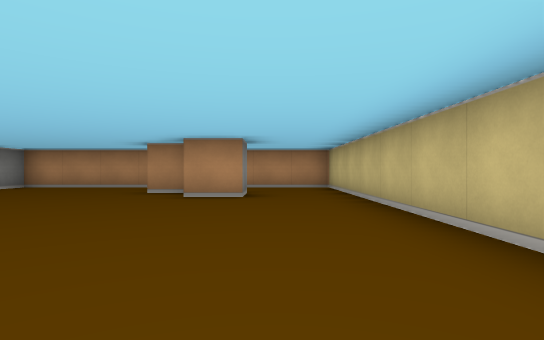
[1] (above)

13 first-person views from a walk through a cub3D ray-caster map. The camera is about half as high as the walls, looks level and sees 80° across. The floor is counted in squares. Each view is taken from the middle of a square. On the plan, view 1 faces up. The plan holds only what a view shows up to about 9 squares ahead; the rest is blank.

[2]
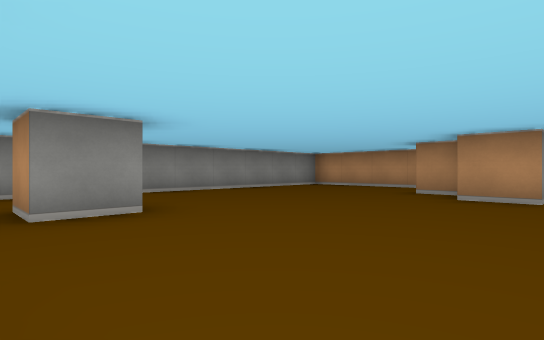

[3]
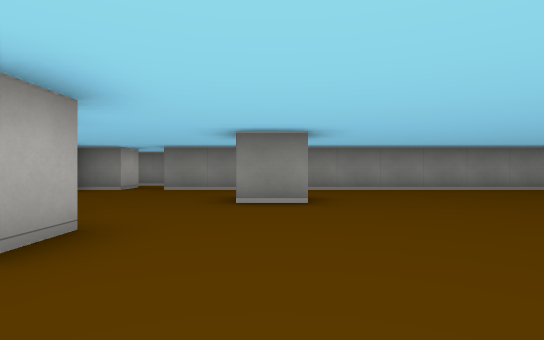

[4]
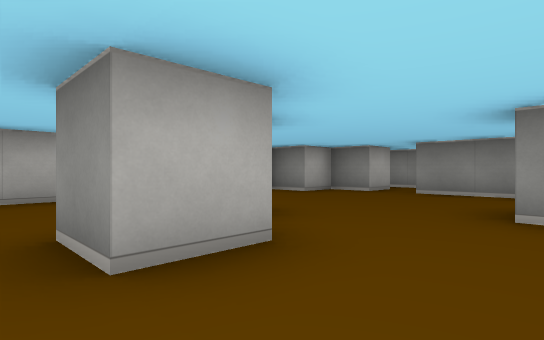

[5]
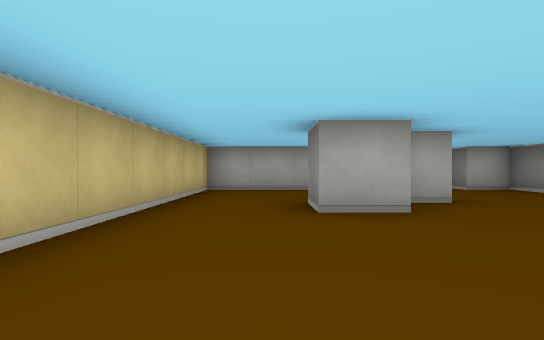

[6]
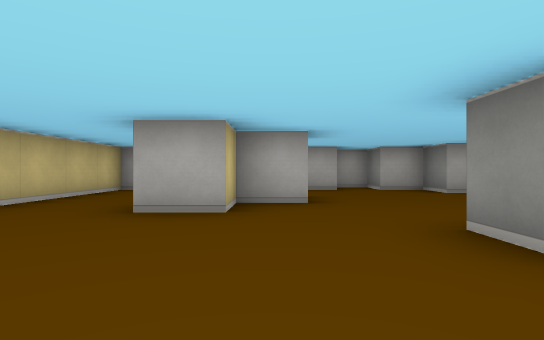

[7]
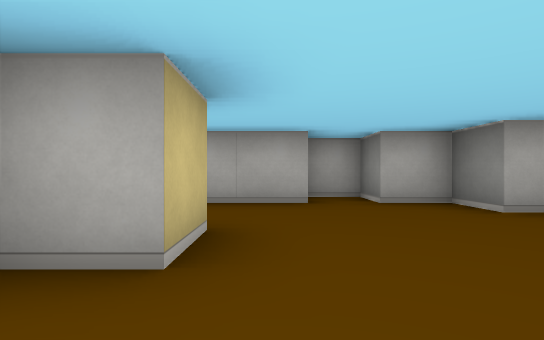

[8]
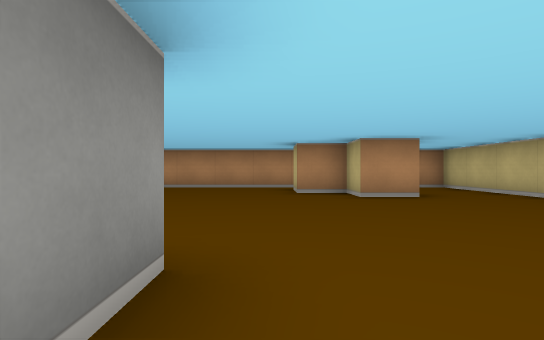

[9]
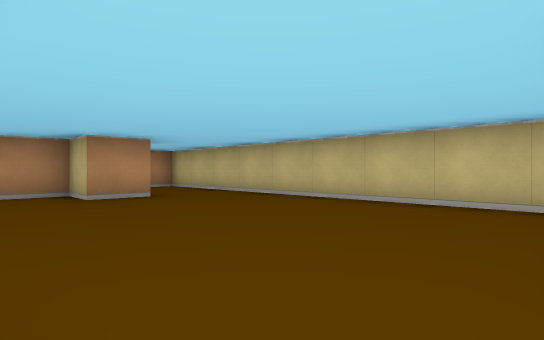

[10]
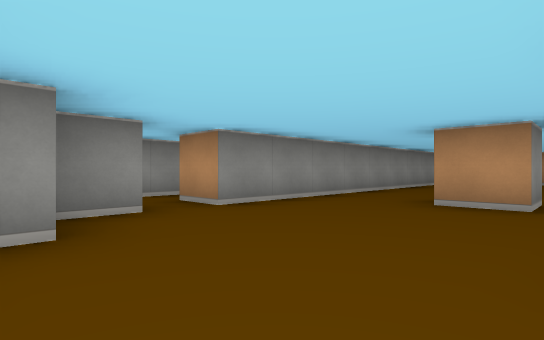

[11]
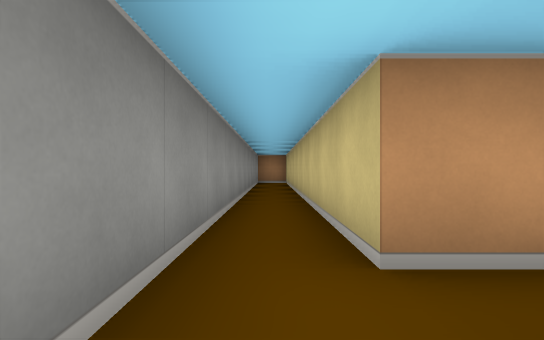

[12]
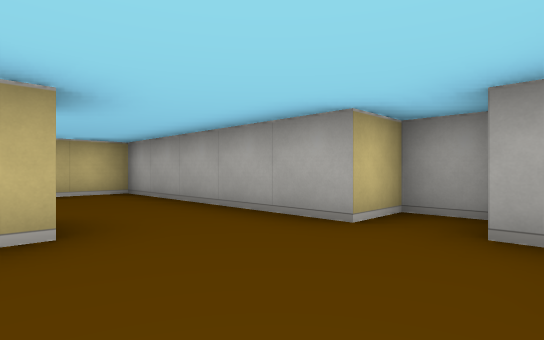

[13]
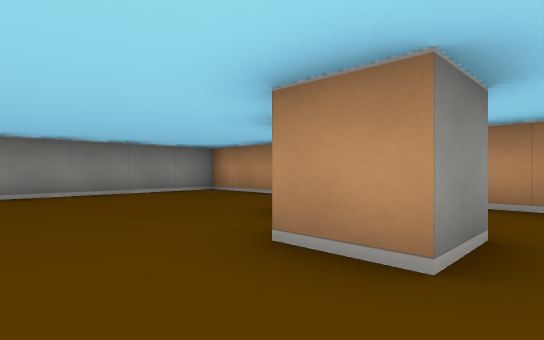

### Floor plan
Points are (right, up) in squares from view 1. A wall is a line through its corners. A room is listed if a view was taken in it or the views show most of it. See-through windows are left out.
Room 1 (views 1, 2, 3, 4, 5, 6, 7, 8, 9, 10, 12, 13)
walls: (-3.5, 1.6) (-3.5, 0.5) (-4.5, 0.5); (-2.5, -2.5) (-2.5, -1.5) (-1.5, -1.5) (-1.5, -0.5) (-0.5, -0.5) (-0.5, -1.5); (-0.5, 6.5) (-0.5, 5.5) (-1.5, 5.5) (-1.5, 6.5) (-2.5, 6.5) (-2.5, 7.4); (-7.5, -2.5) (-6.5, -2.5) (-6.5, -3.5) (-5.5, -3.5) (-5.5, -4.5) (-4.5, -4.5) (-4.5, -5.5) (-3.5, -5.5) (-3.5, -4.5) (1.5, -4.5) (1.5, 8.5) (-6.5, 8.5) (-6.5, -1.5) (-7.5, -1.5)
ways out: opening at (-7, -2) to room 2
Room 2 (view 11)
walls: (-8.5, 5.6) (-8.5, -3); (-7.5, -1.5) (-7.5, 6)
ways out: opening at (-7, -2) to room 1

Positions as (right, up) in squares from view 1, and headings:
1: (0, 0), facing up
2: (0, 0), facing up-left
3: (1, 1), facing left
4: (0, 1), facing down-left
5: (0, 3), facing down
6: (-2, 3), facing down
7: (-3, 0), facing down
8: (-3, 0), facing up
9: (-3, 0), facing up-right
10: (-3, -4), facing up-left
11: (-8, -3), facing up
12: (-5, -2), facing down-right
13: (0, 4), facing up-left
